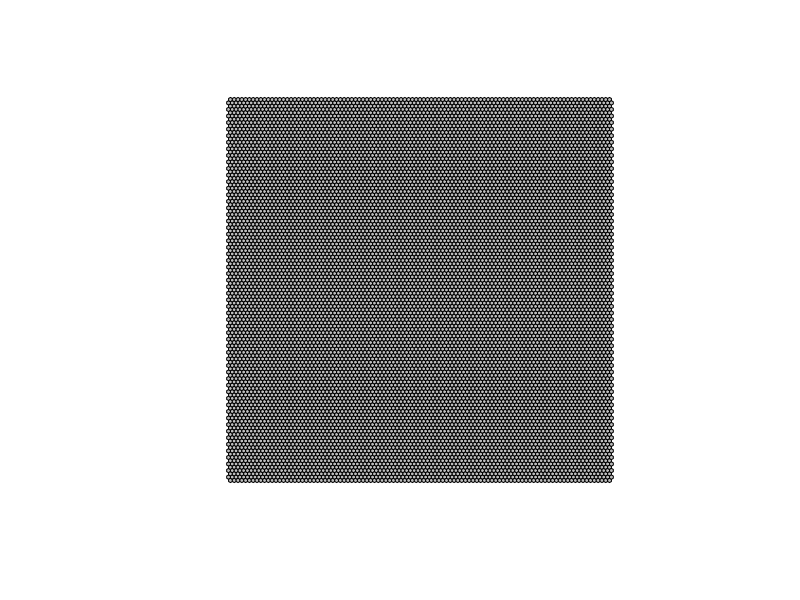
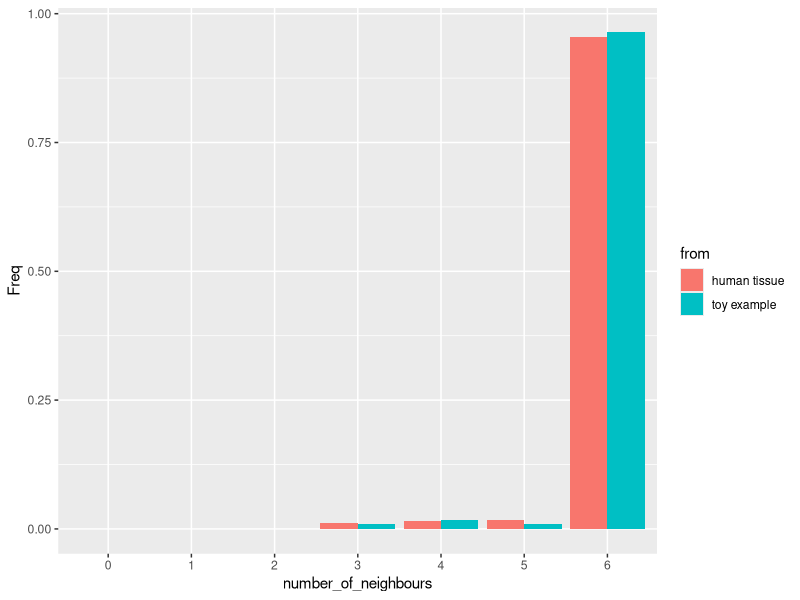
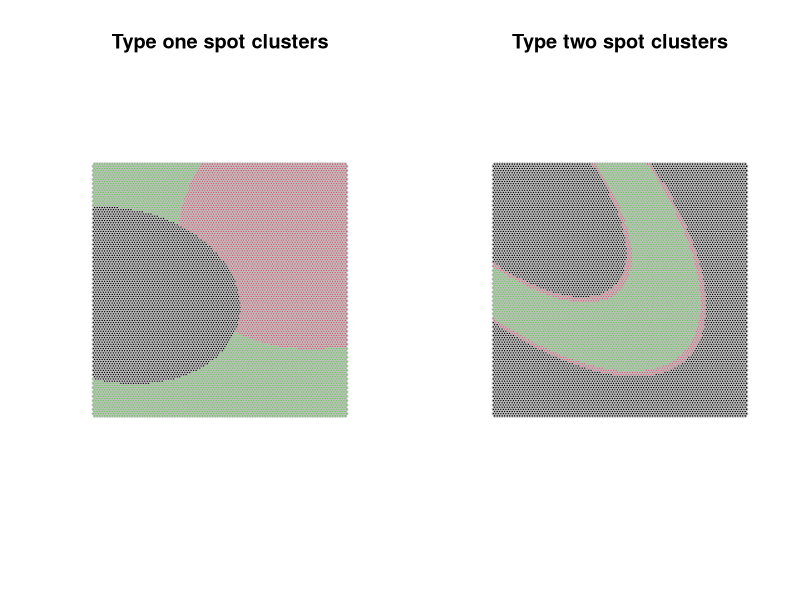
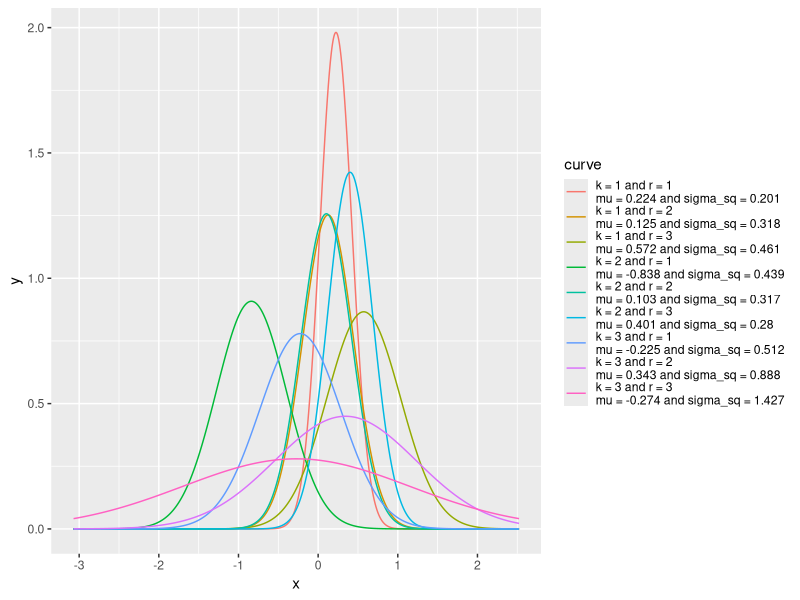
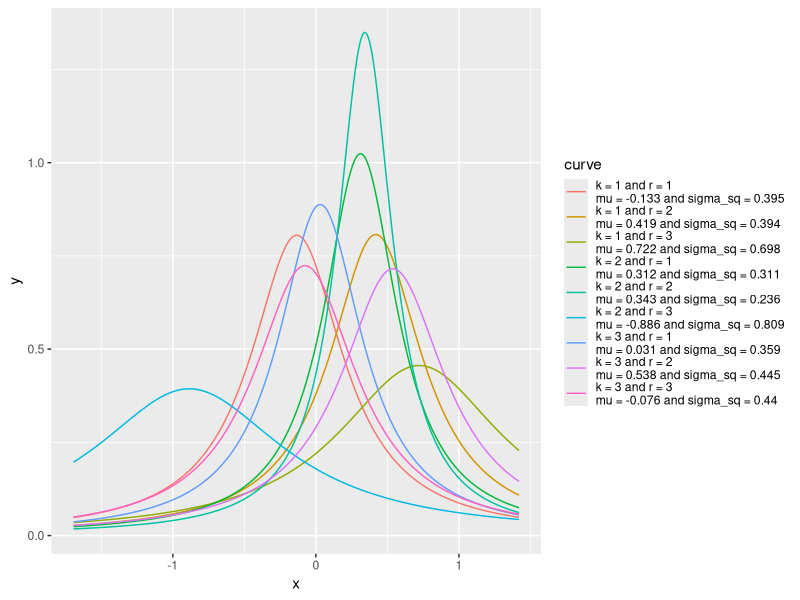
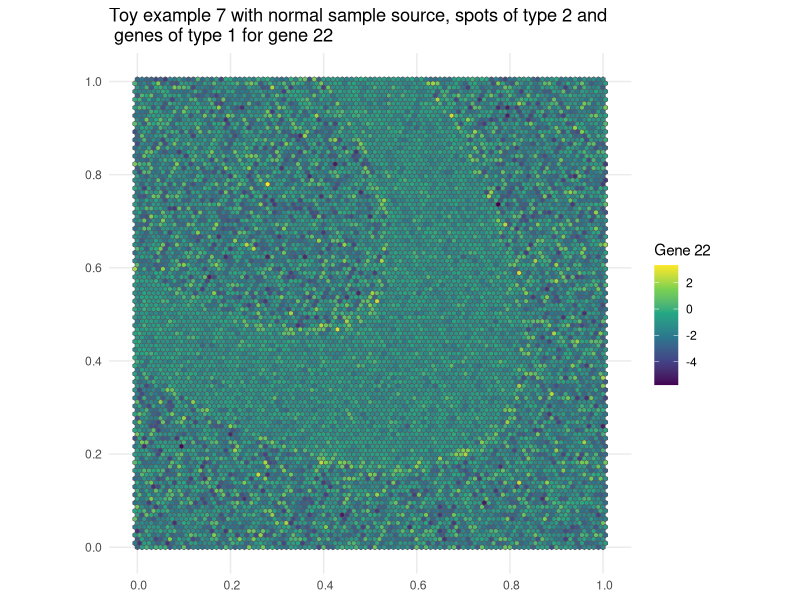
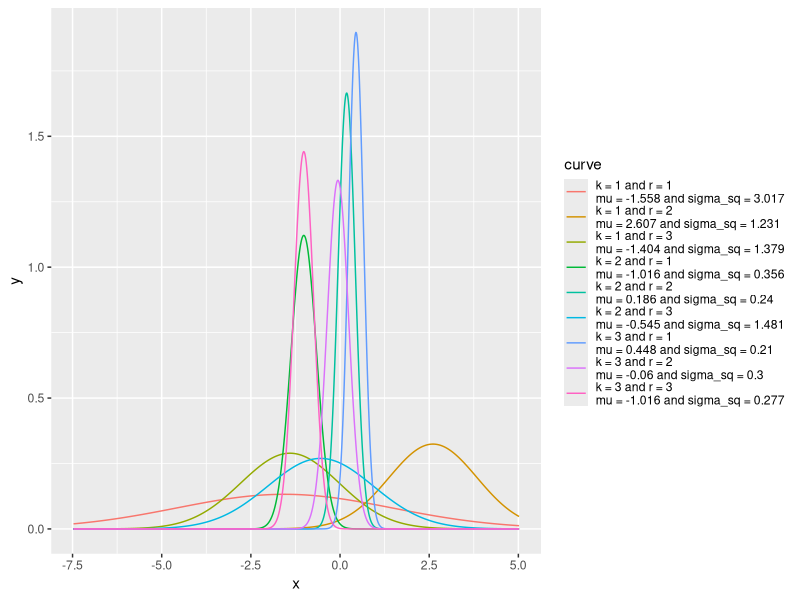

Source code (R) for these figures, in order: (Note: this script raises an error after producing the figures.)
# File to generate the toy examples for the simulation study of the Pott's Model
# We create one simple square hexagonal topologies
# We also look at different cluster attributions for spots and we give different
# sizes of gene clusters. We always have K = 3, R = 3, 30 genes and
# approximately 3000 spots. We test for two different distributions for the sampling of the data: normal and Cauchy, and we sample the parameters of the distributions from a normal-inverse-gamma prior.
# Things we could have done but we did not:
# 1. we could have created a more complex topology with holes, but we did not do it because the distribution of the number of neighbours is already quite close to the one of the human tissue dataset.
# 2. we could have introduced noise in the sampled means and variances within each gene cluster.

library(sf)
library(spdep)
library(tidyverse)
library(ggplot2)
library(stats)

# Creating the original "square" hexagonal grid
sfc <- st_sfc(st_polygon(list(rbind(c(0, 0), c(1, 0), c(1, 1), c(0, 0)))))
# Increasing `cellsize` decreases the number of cells
hex_grid <- st_make_grid(sfc, cellsize = .01, square = FALSE)
# Check properties
hex_grid

# Visualise grid
plot(hex_grid, col = "grey")

# Creating dataset
hex_sf <- st_sf(id = seq_along(hex_grid), geometry = hex_grid)
#Adding centroids
hex_sf <- cbind(hex_sf, st_coordinates(st_centroid(hex_sf)))

# Creating neighbours' list
neighbours_list <- poly2nb(hex_grid)
neighbours_list[[1]]

# Visualise distribution of number of neighbours
prop.table(table(factor(card(neighbours_list), levels = 0:6)))

# Comparing with the human tissue dataset
nl_human_tissue <- read.csv("Data/Visium_HD_human_tissue/adjecency.csv", header = FALSE)
nb_human_tissue <- nl_human_tissue |>
  mutate_all(function(x) as.integer(x != 0)) |>
  rowSums()
freq_compare <- rbind(
  as.data.frame(prop.table(table(factor(
    nb_human_tissue,
    levels = 0:6
  )))) |>
    mutate(from = "human tissue"),
  as.data.frame(prop.table(table(factor(
    card(neighbours_list),
    levels = 0:6
  )))) |>
    mutate(from = "toy example")
) |>
  rename(number_of_neighbours = "Var1")

ggplot(freq_compare, aes(x = number_of_neighbours, y = Freq, fill = from)) +
  geom_col(position = "dodge")

# Let's incrementally remove some bins to form holes with probability
# proportional to exp(- 4 * mean number of neighbours of your neighbours)
# n_holes <- 100
# hex_grid_emmental <- hex_grid
# for (i in 1:n_holes) {
#   print(paste(i, "out of", n_holes))
#   neighbours_list_emmental <- poly2nb(hex_grid_emmental)
#   hex_grid_emmental <- hex_grid_emmental[-sample.int(
#     length(hex_grid_emmental),
#     1,
#     prob = sapply(
#       seq_along(hex_grid_emmental),
#       function(x) {
#         if (neighbours_list_emmental[[x]][1] == 0) {
#           0
#         } else {
#           exp(- 4 * mean(card(neighbours_list_emmental)[neighbours_list_emmental[[x]]]))
#         }
#       }
#     )
#   ), ]
# }

# # Creating neighbours' list
# neighbours_list_emmental <- poly2nb(hex_grid_emmental)

# # Comparing distributions
# plot(hex_grid_emmental, col = "grey")
# rbind(
#   freq_compare,
#   as.data.frame(prop.table(table(factor(
#     card(neighbours_list_emmental),
#     levels = 0:6
#   )))) |>
#     mutate(from = "toy example emmental") |>
#     rename(number_of_neighbours = "Var1")
# ) |>
#   ggplot(aes(x = number_of_neighbours, y = Freq, fill = from)) +
#   geom_col(position = "dodge")
# The distribution is closer to the one of the human tissue data set

# # Creating dataset
# hex_sf_emmental <- st_sf(
#   id = seq_along(hex_grid_emmental),
#   geometry = hex_grid_emmental
# )
# #Adding centroids
# hex_sf_emmental <- cbind(
#   hex_sf_emmental,
#   st_coordinates(st_centroid(hex_sf_emmental))
# )

# Creating functions for cluster attribution of spots
spot_clust_attrib <- function(x, y, type) {
  f1 <- function(x, y) {
    case_when(
      (x - y / 5)^2 + 2 * (x / 5 + y - 1 / 2)^2 <= 1 / 4 ~ 1,
      (x + y / 2 - 3 / 2)^2 + 2 * (x / 2 - y + 1 / 3)^2 <= 3 / 4 ~ 2,
      TRUE ~ 3
    )
  }
  f2 <- function(x, y) {
    z <- (x - y + 1)^2 + 5 * (x + y - 1)^2
    case_when(
      z <= 0.96^2 ~ 1,
      z <= 1^2 ~ 2,
      z <= 1.5^2 ~ 3,
      z <= 1.54^2 ~ 2,
      TRUE ~ 1
    )
  }
  case_when(
    type == 1 ~ f1(x, y),
    type == 2 ~ f2(x, y),
    TRUE ~ f1(x, y)
  )
}

# Computing spot cluster attribution
hex_sf$cluster_type1 <- spot_clust_attrib(
  hex_sf$X,
  hex_sf$Y,
  1
)
hex_sf$cluster_type2 <- spot_clust_attrib(
  hex_sf$X,
  hex_sf$Y,
  2
)
# hex_sf_emmental$cluster_type1 <- spot_clust_attrib(
#   hex_sf_emmental$X,
#   hex_sf_emmental$Y,
#   1
# )
# hex_sf_emmental$cluster_type2 <- spot_clust_attrib(
#   hex_sf_emmental$X,
#   hex_sf_emmental$Y,
#   2
# )

# Visualisation with the simple grid
par(mfrow = c(1, 2))
plot(
  hex_grid,
  col = hex_sf$cluster_type1,
  border = "grey",
  main = "Type one spot clusters"
)
plot(
  hex_grid,
  col = hex_sf$cluster_type2,
  border = "grey",
  main = "Type two spot clusters"
)
par(mfrow = c(1, 1))

# Gene clusters for the 30 genes
# Type 1 attribution (evenly distributed):
# - k = 1: {1,...,10}
# - k = 2: {11,...,20}
# - k = 3: {21,...,30}
# Type 2 attribution (3rd cluster is smaller):
# - k = 1: {1,...,12}
# - k = 2: {13,...,24}
# - k = 3: {25,...,30}
K <- 3
R <- 3
gene_clust_type_1 <- c(rep(1, 10), rep(2, 10), rep(3, 10))
gene_clust_type_2 <- c(rep(1, 12), rep(2, 12), rep(3, 6))

# Creating function for sampling the normal inverse gamma prior
rnormgamma <- function(n, mu0, lambda, alpha, beta) {
  if (length(n) > 1)
    n <- length(n)
  sigma_sq <- 1 / rgamma(n, alpha, beta)
  mu <- rnorm(n, mu0, sqrt(sigma_sq / lambda))
  tibble(mu = mu, sigma_sq = sigma_sq) |>
  mutate(
    k = (row_number() + R - 1) %/% R,
    r = (row_number() - 1) %% R + 1
  )
}

# 2 different distributions
# nominal one: normal distribution
# heavy tailed one: Cauchy distribution
plot_dist <- function(t, qfun, dfun, alpha = 0.05, res = 1000) {
  q <- qfun(1 - alpha / 2)
  t <- t |> mutate(
    mini = mu - q * sigma_sq,
    maxi = mu + q * sigma_sq
  )
  lower_bound <- min(t$mini)
  upper_bound <- max(t$maxi)
  x <- seq(lower_bound, upper_bound, length.out = res)
  t |>
    mutate(curve = paste(
      "k =", k, "and r =", r,
      "\nmu =",
      round(mu, 3),
      "and sigma_sq =",
      round(sigma_sq, 3)
    )) |>
    crossing(x = x) |>
    mutate(y = dfun(x, mu, sigma_sq)) |>
    ggplot(aes(x, y, color = curve)) +
    geom_line()
}

plot_dist(rnormgamma(9, 0, 1, 3, 1), qnorm, dnorm)

plot_dist(rnormgamma(9, 0, 1, 3, 1), qcauchy, dcauchy, alpha = 0.5)

# Creating toy exammples with all possible combinations (namely 8)
toy_examples <- tibble(
  dist = c("normal", "cauchy"),
  spot_clust = c(1, 2),
  gene_clust = c(1, 2)
) |>
  expand(dist, spot_clust, gene_clust) |>
  rowwise() |>
  mutate(parameters = list(rnormgamma(9, 0, 1, 3, 1)))

create_mean_array <- function(parameters) {
  parameters |>
    select(-sigma_sq) |>
    pivot_wider(names_from = r, values_from = mu) |>
    select(-k) |>
    as.matrix()
}

create_sd_array <- function(parameters) {
  parameters |>
    select(-mu) |>
    pivot_wider(names_from = r, values_from = sigma_sq) |>
    select(-k) |>
    mutate_all(sqrt) |>
    as.matrix()
}

sample_matrix <- function(dist, spot_clust, gene_clust, parameters) {
  if (gene_clust == 1) {
    gene_clustering <- gene_clust_type_1
  } else {
    gene_clustering <- gene_clust_type_2
  }
  if (dist == "normal") {
    dist_fun <- rnorm
  } else {
    dist_fun <- rcauchy
  }
  if (spot_clust == 1) {
    spot_clustering <- hex_sf$cluster_type1
  } else {
    spot_clustering <- hex_sf$cluster_type2
  }
  mean_array <- create_mean_array(parameters)
  sd_array <- create_sd_array(parameters)
  n_spots <- length(spot_clustering)
  n_genes <- length(gene_clustering)
  sample_mat <- matrix(0, nrow = n_spots, ncol = n_genes)
  for (i in 1:K){
    indices_spots <- which(spot_clustering == i)
    for (j in 1:R){
      indices_genes <- which(gene_clustering == j)
      sample_mat[indices_spots, indices_genes] <- dist_fun(length(indices_spots) * length(indices_genes), mean_array[i, j], sd_array[i, j])
    }
  }
  return(sample_mat)
}

toy_examples <- toy_examples |>
  rowwise() |>
  mutate(
    samples = list(sample_matrix(dist, spot_clust, gene_clust, parameters))
  )

# Visualisation of the toy examples
tei <- 7 # toy example index to visualise
gi <- 22 # gene index to visualise
ggplot() +
  geom_sf(data = hex_grid, aes(fill = toy_examples[tei,]$samples[[1]][,gi])) +
  scale_fill_viridis_c() +
  ggtitle(paste("Toy example", tei, "with", toy_examples[tei,]$dist, "sample source, spots of type", toy_examples[tei,]$spot_clust, "and\n genes of type", toy_examples[tei,]$gene_clust, "for gene", gi)) +
  labs(fill=paste("Gene", gi)) +
  theme_minimal()

plot_dist(toy_examples[tei,]$parameters[[1]], qfun = qnorm, dfun = dnorm)

# Saving the toy examples

# Saving adjecency list of list as matrix with 6 rows where we fill the empty cells with 0
target_length <- 6
padded_list <- lapply(neighbours_list, function(vec) {
  if (length(vec) < target_length) {
    c(vec, rep(0, target_length - length(vec)))
  } else {
    vec
  }
})
adjacency_matrix <- do.call("rbind",padded_list)
write.table(adjacency_matrix, "toy_examples/adjacency.csv", row.names = FALSE, col.names = FALSE, sep = ",")

# Saving bin centers
# Create header
write.csv(as.matrix(as.data.frame(hex_sf) |> select(id, X, Y)), "toy_examples/bin_centers.csv", row.names = FALSE)

# Saving toy examples
register_toy <- function(toy_example) {
  directory <- paste0("toy_examples/toy_example_", toy_example$dist, "_spot_clust_", toy_example$spot_clust, "_gene_clust_", toy_example$gene_clust)
  dir.create(directory, showWarnings = FALSE)
  write.csv(toy_example$samples[[1]], paste0(directory, "/samples.csv"))
  if (toy_example$gene_clust == 1) {
    write.csv(gene_clust_type_1, paste0(directory, "/gene_clustering.csv"))
  } else {
    write.csv(gene_clust_type_2, paste0(directory, "/gene_clustering.csv"))
  }
  if (toy_example$spot_clust == 1) {
    write.csv(hex_sf$cluster_type1, paste0(directory, "/spot_clustering.csv"))
  } else {
    write.csv(hex_sf$cluster_type2, paste0(directory, "/spot_clustering.csv"))
  }
  write.csv(create_mean_array(toy_example$parameters), paste0(directory, "/mean_array.csv"))
  write.csv(create_sd_array(toy_example$parameters), paste0(directory, "/sd_array.csv"))
}

apply(toy_examples, 1, register_toy)
